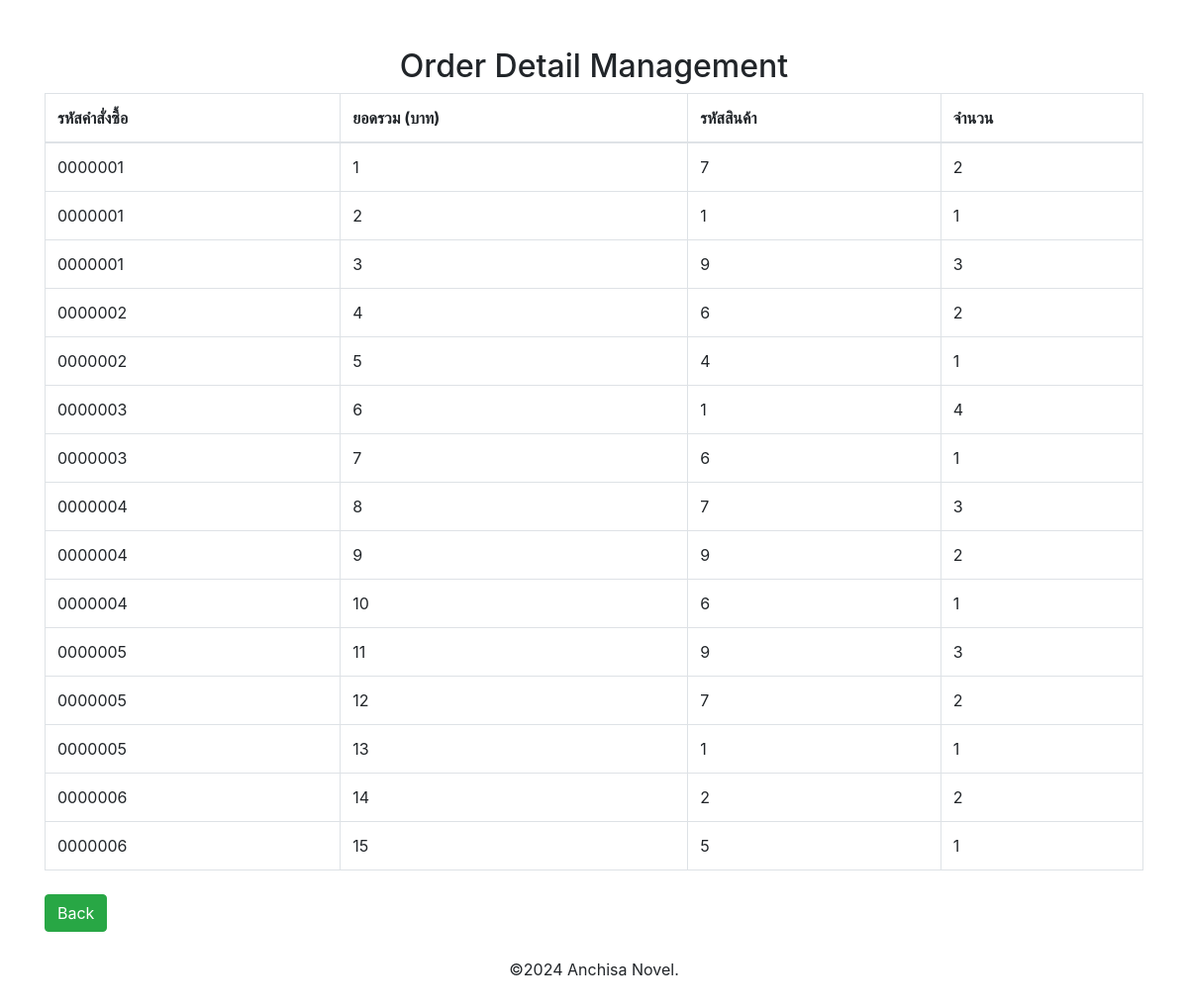
The app's page /order_detail_management.php with its own data.
### tables this page shows
CREATE TABLE `orders_detail` (
  `od_id` int(6) NOT NULL,
  `oid` int(7) UNSIGNED ZEROFILL NOT NULL,
  `pid` int(7) NOT NULL,
  `item` int(7) NOT NULL
);

### order_detail_management.php (the view, shortened to what this page needs)
<?php
include("connectdb.php");
$sql = "SELECT * FROM orders_detail";
$result = mysqli_query($conn, $sql);
?>
<!DOCTYPE html>
<html lang="th">
<head>
    <link href="https://stackpath.bootstrapcdn.com/bootstrap/4.5.2/css/bootstrap.min.css" rel="stylesheet">
</head>
<body>
    <div class="container mt-5">
        <h2 class="text-center">Order Detail Management</h2>
        <table class="table table-bordered">
            <thead>
                <tr>
                    <th>รหัสคำสั่งซื้อ</th>
                    <th>ยอดรวม (บาท)</th>
                    <th>รหัสสินค้า</th>
                    <th>จำนวน</th>
                </tr>
            </thead>
            <tbody>
                <?php while ($row = mysqli_fetch_assoc($result)) { ?>
                    <tr>
                        <td><?= $row['oid']; ?></td>
                        <td><?= $row['od_id']; ?></td>
                        <td><?= $row['pid']; ?></td>
                        <td><?= $row['item']; ?></td>
                    </tr>
                <?php } ?>
            </tbody>
        </table>
    </div>
</body>
</html>
<div class="container mt-4">
    <div class="text-left mb-3">
        <a href="index_admin.php" class="btn btn-success">Back</a>
    </div>
    </div>
<footer style="display: flex; justify-content: center; align-items: center; height: 60px;">
    <p>&copy;2024 Anchisa Novel.</p>
</footer>

### records on screen
orders_detail: oid "0000001", od_id "1", pid "7", item "2"
orders_detail: oid "0000001", od_id "2", pid "1", item "1"
orders_detail: oid "0000001", od_id "3", pid "9", item "3"
orders_detail: oid "0000002", od_id "4", pid "6", item "2"
orders_detail: oid "0000002", od_id "5", pid "4", item "1"
orders_detail: oid "0000003", od_id "6", pid "1", item "4"
orders_detail: oid "0000003", od_id "7", pid "6", item "1"
orders_detail: oid "0000004", od_id "8", pid "7", item "3"
orders_detail: oid "0000004", od_id "9", pid "9", item "2"
orders_detail: oid "0000004", od_id "10", pid "6", item "1"
orders_detail: oid "0000005", od_id "11", pid "9", item "3"
orders_detail: oid "0000005", od_id "12", pid "7", item "2"
orders_detail: oid "0000005", od_id "13", pid "1", item "1"
orders_detail: oid "0000006", od_id "14", pid "2", item "2"
orders_detail: oid "0000006", od_id "15", pid "5", item "1"
